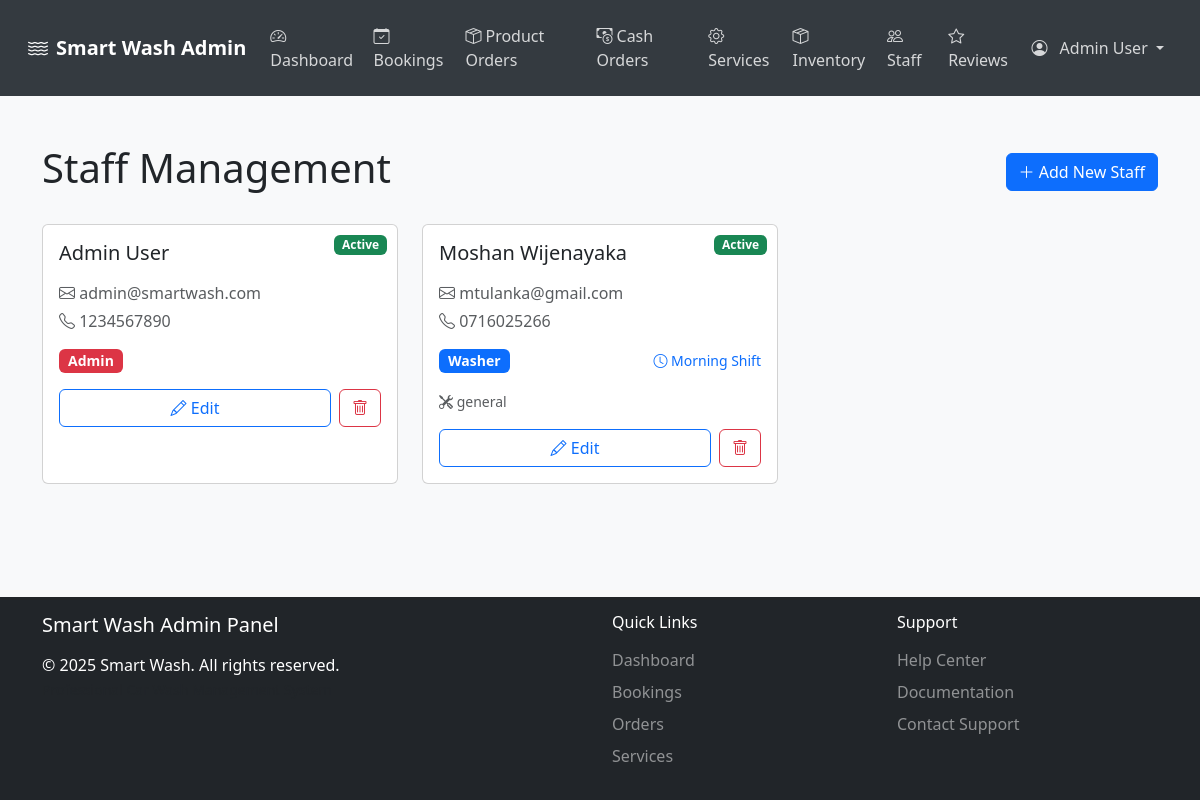
Screenshot of /Sample/staff-management.php (signed in) with the database file from the repository.
### tables this page shows
CREATE TABLE `staff` (
  `id` int(11) NOT NULL,
  `name` varchar(100) NOT NULL,
  `email` varchar(100) NOT NULL,
  `phone` varchar(15) DEFAULT NULL,
  `profile_image` varchar(255) DEFAULT NULL,
  `password_hash` varchar(255) NOT NULL,
  `role` enum('admin','manager','washer') NOT NULL,
  `shift` enum('morning','afternoon','evening') DEFAULT NULL,
  `status` enum('active','inactive') DEFAULT 'active',
  `specialization` varchar(100) DEFAULT NULL,
  `created_at` timestamp NOT NULL DEFAULT current_timestamp(),
  `updated_at` timestamp NOT NULL DEFAULT current_timestamp() ON UPDATE current_timestamp()
);

### Sample/staff-management.php (the view, shortened to what this page needs)
<?php
$db = new Database();
$conn = $db->getConnection();
$staff_query = "SELECT * FROM staff ORDER BY role, name";
$staff_result = mysqli_query($conn, $staff_query);
?>
<!DOCTYPE html>
<html lang="en">
<head>
  <link href="https://cdn.jsdelivr.net/npm/bootstrap@5.3.0-alpha1/dist/css/bootstrap.min.css" rel="stylesheet">
  <link href="https://cdn.jsdelivr.net/npm/bootstrap-icons@1.10.3/font/bootstrap-icons.css" rel="stylesheet">
  <link href="admin-styles.css" rel="stylesheet">
  <link href="https://cdn.jsdelivr.net/npm/sweetalert2@11.4.20/dist/sweetalert2.min.css" rel="stylesheet">
</head>
<body class="bg-light">
<?php include('admin-navbar.php'); ?>
<main class="py-5">
    <div class="container">
      <div class="d-flex justify-content-between align-items-center mb-4">
        <h1>Staff Management</h1>
        <button class="btn btn-primary" data-bs-toggle="modal" data-bs-target="#addStaffModal">
            <i class="bi bi-plus-lg"></i> Add New Staff
        </button>
      </div>
      <div class="row g-4">
        <?php
        if ($staff_result && mysqli_num_rows($staff_result) > 0) {
            while ($staff = mysqli_fetch_assoc($staff_result)) {
                $statusClass = 'secondary';
                switch ($staff['status']) {
                    case 'active':
                        $statusClass = 'success';
                        break;
                }
                $roleClass = 'info';
                switch ($staff['role']) {
                    case 'admin':
                        $roleClass = 'danger';
                        break;
                    case 'washer':
                        $roleClass = 'primary';
                        break;
                }
                ?>
                <div class="col-md-4">
                    <div class="card card-hover h-100">
                        <div class="card-body">
                            <span class="badge bg-<?php echo $statusClass; ?> status-badge">
                                <?php echo ucfirst($staff['status']); ?>
                            </span>
                            <h5 class="card-title mb-3"><?php echo htmlspecialchars($staff['name']); ?></h5>
                            <div class="mb-3">
                                <div class="text-muted mb-1">
                                    <i class="bi bi-envelope"></i> <?php echo htmlspecialchars($staff['email']); ?>
                                </div>
                                <div class="text-muted">
                                    <i class="bi bi-telephone"></i> <?php echo htmlspecialchars($staff['phone']); ?>
                                </div>
                            </div>
                            <div class="d-flex justify-content-between align-items-center mb-3">
                                <span class="badge bg-<?php echo $roleClass; ?> role-badge">
                                    <?php echo ucfirst($staff['role']); ?>
                                </span>
                                <?php if (!empty($staff['shift'])): ?>
                                <span class="shift-badge">
                                    <i class="bi bi-clock"></i> <?php echo ucfirst($staff['shift']); ?> Shift
                                </span>
                                <?php endif; ?>
                            </div>
                            <?php if (!empty($staff['specialization'])): ?>
                                <div class="mb-3">
                                    <small class="text-muted">
                                        <i class="bi bi-tools"></i> <?php echo htmlspecialchars($staff['specialization']); ?>
                                    </small>
                                </div>
                            <?php endif; ?>
                            <div class="d-flex gap-2">
                                <button class="btn btn-outline-primary flex-grow-1"
                                        onclick="editStaff(<?php echo htmlspecialchars(json_encode($staff)); ?>)">
                                    <i class="bi bi-pencil"></i> Edit
                                </button>
                                <button class="btn btn-outline-danger"
                                        onclick="deleteStaff(<?php echo $staff['id']; ?>, '<?php echo htmlspecialchars($staff['name']); ?>')">
                                    <i class="bi bi-trash"></i>
                                </button>
                            </div>
                        </div>
                    </div>
                </div>
                <?php
            }
        } else {
            echo '<div class="col-12"><div class="alert alert-info">No staff members found.</div></div>';
        }
        ?>
      </div>
    </div>
</main>
<?php include('admin-footer.php'); ?>
</body>
</html>

### Sample/admin-styles.css (style rules this page uses)
html, body { height: 100%; }
body { display: flex; flex-direction: column; min-height: 100vh; }
main { flex: 1 0 auto; }
.card-hover { transition: transform 0.3s, box-shadow 0.3s; }
.status-badge { position: absolute; top: 10px; right: 10px; }

### Sample/staff-management.php (style rules this page uses)
.status-badge { position: absolute; top: 10px; right: 10px; }
.role-badge { font-size: 0.875rem; }
.shift-badge { font-size: 0.875rem; color: #0d6efd; }

### rows the page displays
staff: status "Active", name "Admin User", email "admin@smartwash.com", phone "1234567890", role "Admin"
staff: status "Active", name "Moshan Wijenayaka", email "mtulanka@gmail.com", phone "0716025266", role "Washer", shift "Morning", specialization "general"

### other values shown
$_SESSION['admin_name'] "Admin User"
